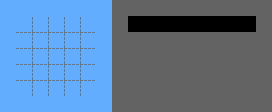

The image is a tile-based game level rendered from a .tmx file. Its description and source (layers, tilesets, objects; grid data summarised) follow:
An orthogonal 17x7 tile map with 16x16 px tiles, 4 tile layers (Sky, Background, VDotted, HDotted), 4 tilesets and 48 objects.

<map version="1.2" tiledversion="1.2.1" orientation="orthogonal" renderorder="right-down" width="17" height="7" tilewidth="16" tileheight="16" infinite="0" nextlayerid="41" nextobjectid="850">
 <tileset firstgid="1" name="tileset_gutter" tilewidth="16" tileheight="16" spacing="2" margin="1" tilecount="924" columns="33">
  <image source="tileset_gutter.png" width="594" height="504" />
 </tileset>
 <tileset firstgid="925" name="wall" tilewidth="16" tileheight="16" spacing="2" margin="1" tilecount="7" columns="7">
  <image source="wall.png" width="128" height="32" />
 </tileset>
 <tileset firstgid="932" name="walls" tilewidth="16" tileheight="16" tilecount="4" columns="4">
  <image source="walls.png" width="64" height="16" />
 </tileset>
 <tileset firstgid="936" name="boardSprites" tilewidth="16" tileheight="16" tilecount="8" columns="8">
  <image source="../imgs/boardSprites.png" width="128" height="16" />
 </tileset>
 <layer id="25" name="Sky" width="17" height="7">
  <data>[119 cells, 0 non-empty, 0 distinct tile ids]</data>
 </layer>
 <layer id="26" name="Background" width="17" height="7">
  <data>[119 cells, 119 non-empty, 3 distinct tile ids]</data>
 </layer>
 <layer id="39" name="VDotted" width="17" height="7" offsetx="-0.5" offsety="0">
  <data>[119 cells, 20 non-empty, 1 distinct tile ids]</data>
 </layer>
 <layer id="40" name="HDotted" width="17" height="7" offsetx="0" offsety="-0.5">
  <data>[119 cells, 20 non-empty, 1 distinct tile ids]</data>
 </layer>
 <objectgroup id="27" name="Cursor">
  <object id="679" gid="58" x="128" y="32" width="16" height="16" />
 </objectgroup>
 <objectgroup id="29" name="End">
  <object id="849" gid="936" x="80" y="32" width="16" height="16" />
 </objectgroup>
 <objectgroup id="12" name="Start">
  <object id="848" gid="937" x="16" y="96" width="16" height="16" />
 </objectgroup>
 <objectgroup id="32" name="Board" visible="0">
  <properties>
   <property name="boardSize" value="5" />
  </properties>
  <object id="786" gid="28" x="16" y="96" width="16" height="16" />
  <object id="787" gid="28" x="32" y="96" width="16" height="16" />
  <object id="788" gid="28" x="48" y="96" width="16" height="16" />
  <object id="789" gid="28" x="64" y="96" width="16" height="16" />
  <object id="790" gid="28" x="80" y="96" width="16" height="16" />
  <object id="791" gid="28" x="16" y="80" width="16" height="16" />
  <object id="792" gid="28" x="32" y="80" width="16" height="16" />
  <object id="793" gid="28" x="48" y="80" width="16" height="16" />
  <object id="794" gid="28" x="64" y="80" width="16" height="16" />
  <object id="795" gid="28" x="80" y="80" width="16" height="16" />
  <object id="796" gid="28" x="16" y="64" width="16" height="16" />
  <object id="797" gid="28" x="32" y="64" width="16" height="16" />
  <object id="798" gid="28" x="48" y="64" width="16" height="16" />
  <object id="799" gid="28" x="64" y="64" width="16" height="16" />
  <object id="800" gid="28" x="80" y="64" width="16" height="16" />
  <object id="801" gid="28" x="16" y="48" width="16" height="16" />
  <object id="802" gid="28" x="32" y="48" width="16" height="16" />
  <object id="803" gid="28" x="48" y="48" width="16" height="16" />
  <object id="804" gid="28" x="64" y="48" width="16" height="16" />
  <object id="805" gid="28" x="80" y="48" width="16" height="16" />
  <object id="806" gid="28" x="16" y="32" width="16" height="16" />
  <object id="807" gid="28" x="32" y="32" width="16" height="16" />
  <object id="808" gid="28" x="48" y="32" width="16" height="16" />
  <object id="809" gid="28" x="64" y="32" width="16" height="16" />
  <object id="810" gid="28" x="80" y="32" width="16" height="16" />
 </objectgroup>
 <objectgroup id="34" name="WallNorth">
  <object id="823" gid="934" x="16" y="32" width="16" height="16" />
  <object id="824" gid="934" x="32" y="32" width="16" height="16" />
  <object id="825" gid="934" x="48" y="32" width="16" height="16" />
  <object id="826" gid="934" x="64" y="32" width="16" height="16" />
  <object id="827" gid="934" x="80" y="32" width="16" height="16" />
 </objectgroup>
 <objectgroup id="35" name="WallSouth">
  <object id="828" gid="932" x="16" y="96" width="16" height="16" />
  <object id="829" gid="932" x="32" y="96" width="16" height="16" />
  <object id="830" gid="932" x="48" y="96" width="16" height="16" />
  <object id="831" gid="932" x="64" y="96" width="16" height="16" />
  <object id="832" gid="932" x="80" y="96" width="16" height="16" />
 </objectgroup>
 <objectgroup id="36" name="WallEast">
  <object id="833" gid="935" x="80" y="96" width="16" height="16" />
  <object id="834" gid="935" x="80" y="80" width="16" height="16" />
  <object id="835" gid="935" x="80" y="64" width="16" height="16" />
  <object id="836" gid="935" x="80" y="48" width="16" height="16" />
  <object id="837" gid="935" x="80" y="32" width="16" height="16" />
 </objectgroup>
 <objectgroup id="37" name="WallWest">
  <object id="838" gid="933" x="16" y="96" width="16" height="16" />
  <object id="839" gid="933" x="16" y="80" width="16" height="16" />
  <object id="840" gid="933" x="16" y="64" width="16" height="16" />
  <object id="841" gid="933" x="16" y="48" width="16" height="16" />
  <object id="842" gid="933" x="16" y="32" width="16" height="16" />
 </objectgroup>
</map>
